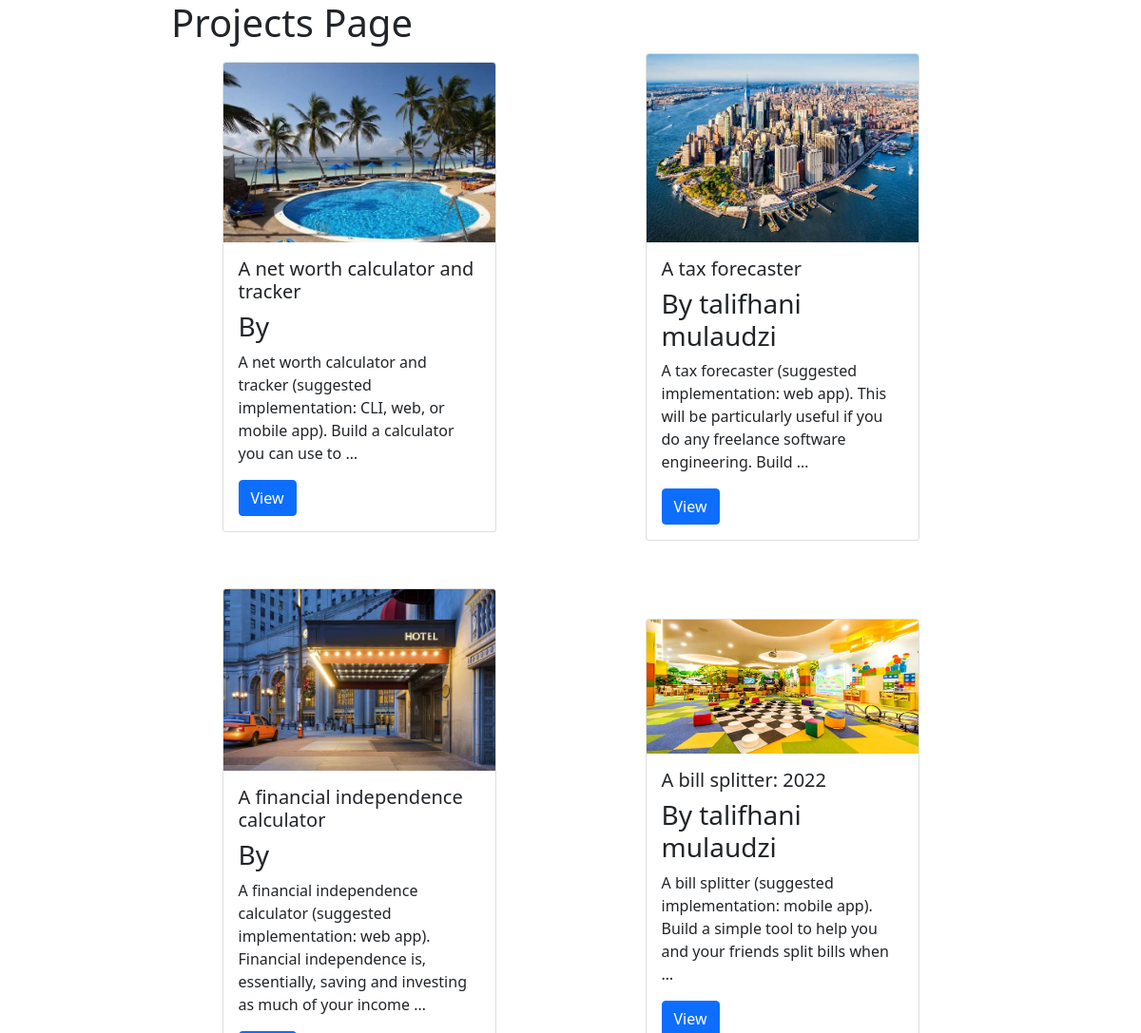
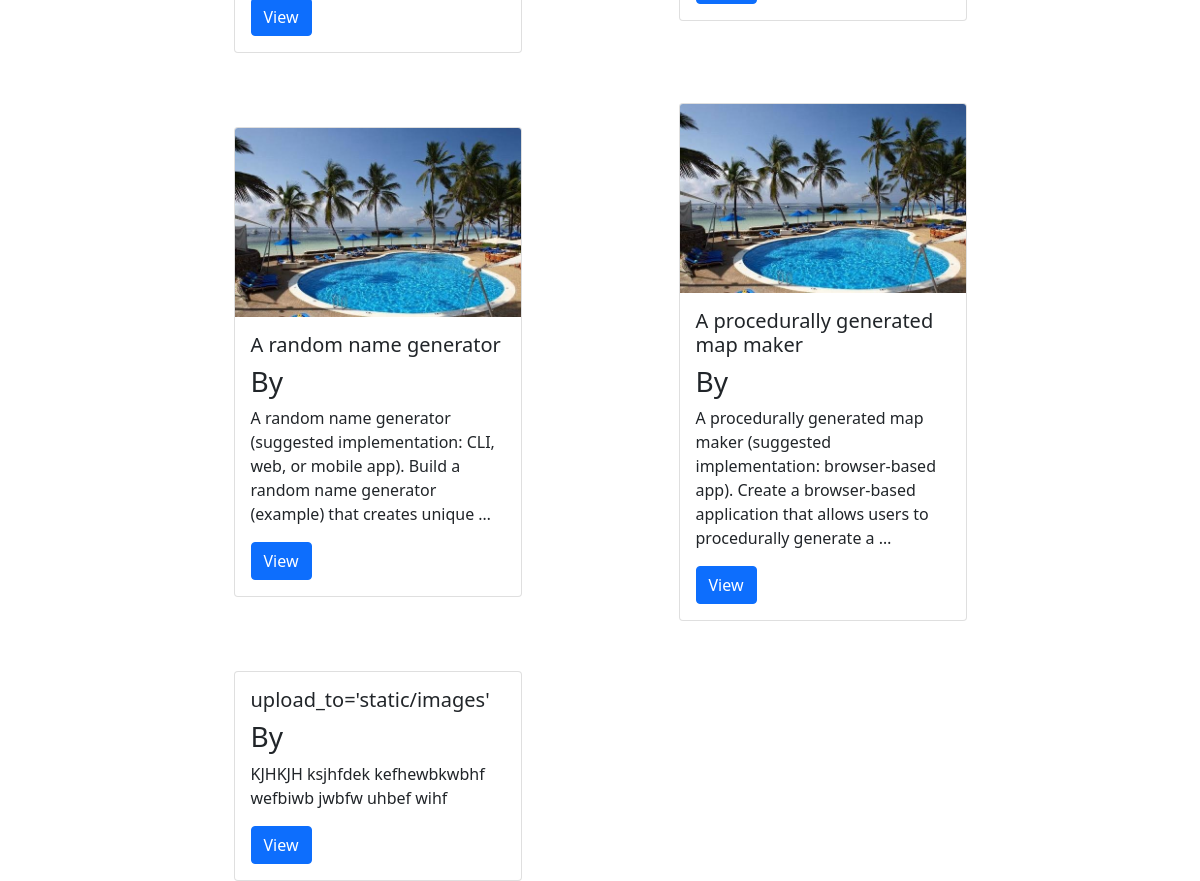
/projects/, run on the app's committed database (2 pictures, top to bottom).
### project/models.py (models this page shows, shortened)
class Project(models.Model):
    id = models.UUIDField(default=uuid.uuid4, editable=False, null=False, blank=False, primary_key=True)
    title = models.CharField(null=False, blank=False, max_length=200)
    description = models.TextField(null=True, blank=True)
    owner = models.ForeignKey(Profile, on_delete=models.CASCADE, null=True, blank=True)
    featured_image = models.ImageField(null=True, blank=True, default='Design.JPG', upload_to='static/images/')
    demo_link = models.CharField(null=True, blank=True, max_length=200)
    source_code = models.CharField(null=True, blank=True, max_length=200)
    created = models.DateTimeField(auto_now_add=True)
    tags = models.ManyToManyField('Tag', blank=True)

### users/models.py (models this page shows, shortened)
class Profile(models.Model):
    id = models.UUIDField(default=uuid.uuid4, editable=False, null=False, blank=False, primary_key=True)
    user = models.OneToOneField(User, on_delete=models.SET_NULL, null=True, blank=True)
    name = models.CharField(max_length=200, null=True, blank=True)
    email = models.EmailField(max_length=500, null=True, blank=True)
    short_intro = models.CharField(max_length=200, null=True, blank=True)
    bio = models.TextField(null=True, blank=True)
    profile_image = models.ImageField(null=True, blank=True, upload_to='static/images/profiles/')

### project/views.py (the view)
# urls.py: path('projects/', views.projects, name='projects'),
def projects(request):
    projects = Project.objects.all()
    context = {"projects":projects}
    return render(request, 'project/projects.html', context)

### project/templates/project/projects.html (shortened to what this page needs)
<!DOCTYPE html>
{% load static %}
<html lang="en">
  <head>
    <link
      href="https://cdn.jsdelivr.net/npm/bootstrap@5.1.3/dist/css/bootstrap.min.css"
      rel="stylesheet"
    />
    <link rel="stylesheet" href="{% static 'css/style.css' %}" />
  </head>
  <body>
    <h1>Projects Page</h1>
    <div
      style="
        display: grid;
        grid-template-columns: repeat(2, 1fr);
        grid-gap: 50px;
      "
    >
      {% for project in projects %}
      <div class="card" style="width: 18rem">
        {% if project.featured_image %}
        <img src="{{project.featured_image.url}}" class="card-img-top" alt="" />
        {% else %}
        <img src="{% static 'images/b.jpeg' %}" class="card-img-top" alt="" />
        {% endif %}
        <div class="card-body">
          <h5 class="card-title">{{project.title}}</h5>
          <h3>By {{project.owner.name}}</h3>
          <p class="card-text">{{project.description|truncatewords:20}}</p>
          <a href="{% url 'project' project.id %}" class="btn btn-primary"
            >View</a
          >
        </div>
      </div>
      {% endfor %}
    </div>
  </body>
</html>

### static/css/style.css (style rules this page uses)
:root { width: 70%; max-width: 1100px; }
* { margin: 0; box-sizing: border-box; margin: auto; }

### data on the page
Project: title "A net worth calculator and tracker", description "A net worth calculator and tracker (suggested implementation: CLI, web, or mobile app). Build a calculator you can use to …"
Project: featured_image (picture), title "A tax forecaster", owner.name "talifhani mulaudzi", description "A tax forecaster (suggested implementation: web app). This will be particularly useful if you do any freelance software engineering. Build …"
Project: featured_image (picture), title "A financial independence calculator", description "A financial independence calculator (suggested implementation: web app). Financial independence is, essentially, saving and investing as much of your income …"
Project: featured_image (picture), title "A bill splitter: 2022", owner.name "talifhani mulaudzi", description "A bill splitter (suggested implementation: mobile app). Build a simple tool to help you and your friends split bills when …"
Project: title "A random name generator", description "A random name generator (suggested implementation: CLI, web, or mobile app). Build a random name generator (example) that creates unique …"
Project: title "A procedurally generated map maker", description "A procedurally generated map maker (suggested implementation: browser-based app). Create a browser-based application that allows users to procedurally generate a …"
Project: title "upload_to='static/images'", description "KJHKJH ksjhfdek kefhewbkwbhf wefbiwb jwbfw uhbef wihf"
